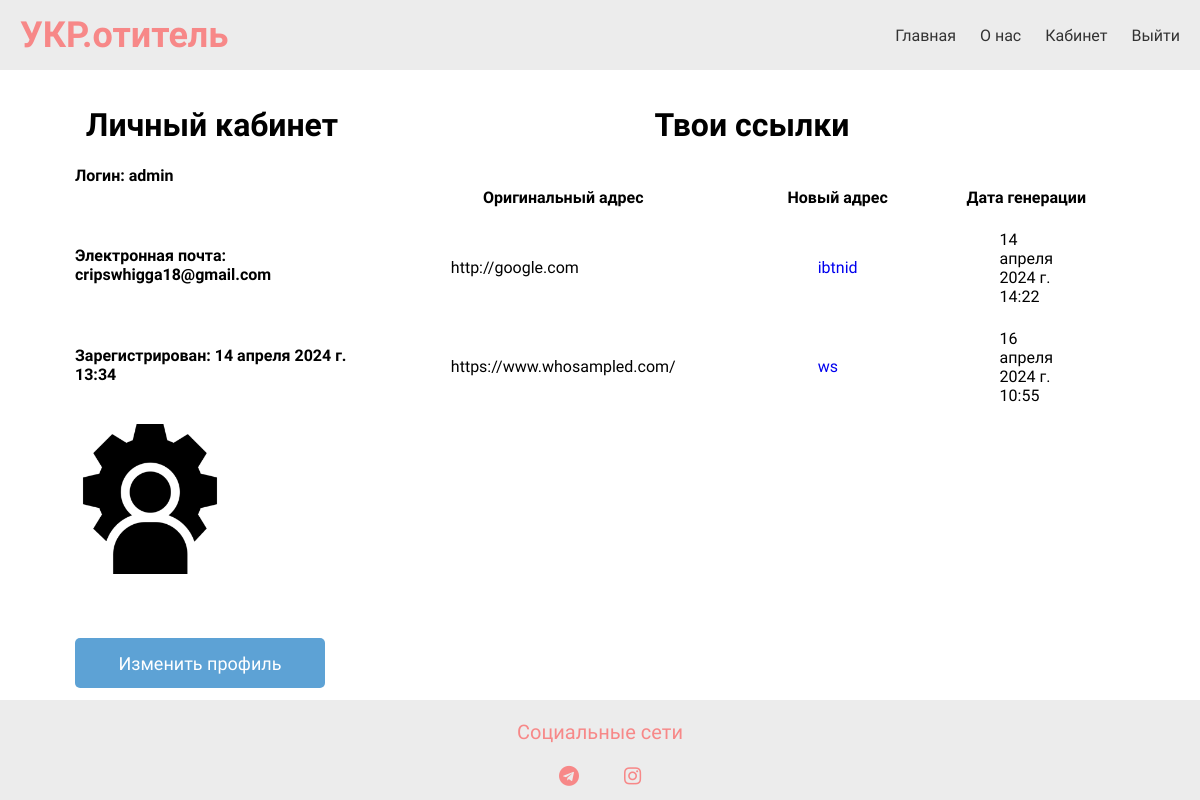
Screenshot of /dashboard/1/ (signed in) with the database file from the repository.
### shortener/models.py (models this page shows, shortened)
class Person(models.Model):
    user = models.OneToOneField(User, null=True,blank=True, on_delete=CASCADE, verbose_name='Пользователь')
    profile_pic = models.ImageField(null=True, blank=True, default='default.png', upload_to='user_images', verbose_name='Изображение профиля')
    name = models.CharField(max_length=200, null=True, verbose_name='Имя')
    email = models.EmailField(max_length=200, null=True, blank=True, verbose_name='E-mail пользователя')
    date = models.DateTimeField(auto_now_add=True, null=True)
    class Meta:
        verbose_name = 'Профиль'
        verbose_name_plural = 'Профили'

class URLS(models.Model):
    long_url = models.URLField(max_length=200, null=True, blank=True, verbose_name='Длинная ссылка')
    short_url = models.URLField(max_length=200, null=True, blank=True, verbose_name='Короткая ссылка')
    created_by = models.ForeignKey(User, on_delete=models.CASCADE ,null=True, blank=True, verbose_name='Создатель')
    date = models.DateTimeField(auto_now_add=True, null=True, verbose_name='Дата создания')
    class Meta:
        verbose_name = 'Ссылка'
        verbose_name_plural = 'Ссылки'

### shortener/views.py (the view)
# urls.py: path('dashboard/<str:pk>/', views.dashboard, name='dashboard'),
@login_required
def dashboard(request, pk):
    person = Person.objects.get(id=pk)
    myurls = URLS.objects.filter(created_by_id=pk)
    context = {'Person': person, 'myurls': myurls}
    return render(request, 'shortener/dashboard.html', context)

### shortener/templates/shortener/dashboard.html (shortened to what this page needs)
{% include 'main.html' %}
{% block content %}
<div class="dashboard">
  <div class="user-data">
    <h1 class="title">Личный кабинет</h1>
    <h4> Логин: {{ Person.user }} </h4><br>
    <h4> Электронная почта: {{ Person.email }} </h4><br>
    <h4> Зарегистрирован: {{ Person.date }} </h4><br>
    <img src="{{ Person.profile_pic.url }}" alt="Иконка профиля {{Person.name}}" height="150px" width="150px">
    <div class="button-section">
      <button class="edit-button"><a href="{% url 'edit' request.user.id %}">
        Изменить профиль
      </a></button>
    </div>
  </div>
  <div class="table-links">
    <h1>Твои ссылки</h1>  <br>
    <table>
      <thead>
        <tr>
          <th scope="col" style="color: black">Оригинальный адрес</th>
          <th scope="col" style="color: black">Новый адрес</th>
          <th scope="col" style="color: black">Дата генерации</th>
        </tr>
      </thead>
      <tbody>
        {% for element in myurls %}
        <tr>
          <td style="text-decoration: none">{{ element.long_url }}</td>
          <td><a target="_blank" href="/{{ Person.id }}/{{ element.short_url }}" style="text-decoration: none">{{ element.short_url }}</a></td>
          <td>{{ element.date }}</td>
        </tr>
        {% endfor %}
      </tbody>
    </table>
  </div>
</div>
{% endblock %}

### shortener/templates/main.html (shortened to what this page needs)
<!doctype html>
<html lang="ru">
<head>
    <link rel="stylesheet" href="https://cdnjs.cloudflare.com/ajax/libs/font-awesome/4.7.0/css/font-awesome.min.css">
    <link rel="stylesheet" href="/static/css/base.css">
</head>
<body>
    {% include 'shortener/navbar.html' %}
</body>
</html>

### shortener/templates/shortener/navbar.html (shortened to what this page needs)
{% load static %}
<nav class="navbar">
    <a class="brand" href="/">УКР.отитель</a>
    <div class="navbar-section">
        <ul>
            <li>
                <a href="{% url 'home' %}">Главная</a>
            </li>
            <li>
                <a href="{% url 'about' %}">О нас</a>
            </li>
            {% if user.is_authenticated %}
            <li>
                <a href="{% url 'dashboard' request.user.id %}">Кабинет</a>
            </li>
            <li>
                <a href="{% url 'logout' %}">Выйти</a>
            </li>
            {% else %}
            <li>
                <a href="{% url 'login' %}">Войти/Регистрация</a>
            </li>
            {% endif %}
        </ul>
    </div>
</nav>
<footer>
    <p>Социальные сети</p>
    <a href="#" class="fa fa-telegram"></a>
    <a href="#" class="fa fa-instagram"></a>
</footer>

### static/css/base.css (style rules this page uses)
body { font-family: "Roboto Condensed", sans-serif; margin: 0; padding: 0; background-image: url("/static/background.jpg"); background-size: cover; }

### shortener/templates/shortener/navbar.html (style rules this page uses)
.navbar { background-color: #ececec; padding: 10px 20px; height: 50px; display: flex; justify-content: space-between; align-items: center; font-family: "Comfortaa", sans-serif; }
.brand { color: #f78888; text-decoration: none; font-size: 36px; font-weight: 700; }
.navbar-section ul { list-style-type: none; margin: 0; padding: 0; }
.navbar-section ul li { display: inline; margin-left: 20px; }
.navbar-section ul li a { color: #333; text-decoration: none; font-weight: 400; transition: color 0.5s ease; }
footer { font-family: "Comfortaa", sans-serif; font-size: 20px; width: 100%; height: 100px; background: #ececec; color: #f78888; text-align: center; font-weight: 500; position: fixed; bottom: 0; left: 0; }
footer a { margin: 0 20px; color: #f78888; text-decoration: none; transition: color 0.5s ease; }

### shortener/templates/shortener/dashboard.html (style rules this page uses)
.dashboard { width: 90%; margin: 0 auto; padding: 0 20px; font-family: "Comfortaa", sans-serif; display: flex; }
.button-section { text-align: center; margin-top: 60px; display: flex; }
.edit-button { background-color: #5da2d5; color: #fff; padding: 10px 20px; border: none; border-radius: 5px; cursor: pointer; height: 50px; width: 250px; transition: transform 500ms ease; font-family: "Comfortaa", sans-serif; }
.edit-button a { text-decoration: none; color: #fff; font-size: 18px; }
.user-data, .table-links { flex: 1; padding: 15px; }
.title, .table-links h1 { text-align: center; }
td { padding-top: 20px; padding-left: 70px; padding-right: 70px; }
tr { margin-bottom: 50px; }

### rows the page displays
Person: user "admin", email "cripswhigga18@gmail.com", date "14 апреля 2024 г. 13:34", profile_pic (picture)
URLS: long_url "http://google.com", short_url "ibtnid", date "14 апреля 2024 г. 14:22"
URLS: long_url "https://www.whosampled.com/", short_url "ws", date "16 апреля 2024 г. 10:55"
